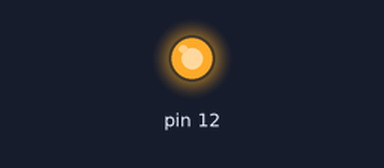
Bench run of a sketch on a simulated Arduino Uno, built with avr-gcc and run on an emulated ATmega328P. Parts: output pins drawn as LEDs (lit = HIGH).

Above: at 0.2 s.
At 6.0 s:
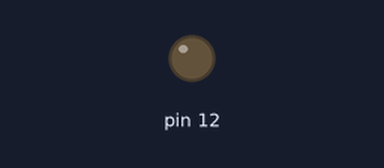
Timing chart, 0 to 7.6 s (numbered marks = the images above):
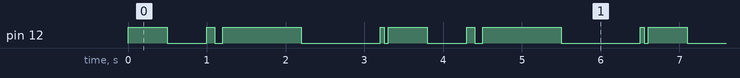

Measured:
- by itself, pin 12: repeats every 3.3 s: LOW 0.50 s, HIGH 0.10 s, LOW 0.10 s, HIGH 1.0 s, LOW 1.0 s, HIGH 0.05 s, LOW 0.05 s, HIGH 0.50 s
- by itself, everything shown: repeats every 3.3 s, in 8 steps

The sketch:

sketch_jan26a.ino
```cpp
void setup() {
  // put your setup code here, to run once:
pinMode(12,OUTPUT);
}

void loop() {
  // put your main code here, to run repeatedly:
digitalWrite(12,HIGH);

delay(500);

digitalWrite(12,LOW);

delay(500);


digitalWrite(12,HIGH);

delay(100);
digitalWrite(12,LOW);
delay(100);
digitalWrite(12,HIGH);
delay(1000);
digitalWrite(12,LOW);
delay(1000);
digitalWrite(12,HIGH);
delay(50);
digitalWrite(12,LOW);
delay(50);
}
```
